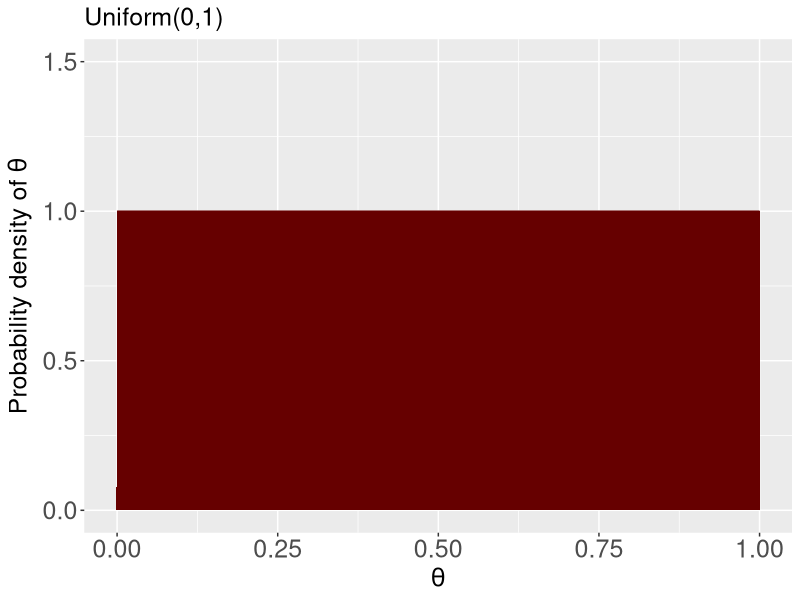
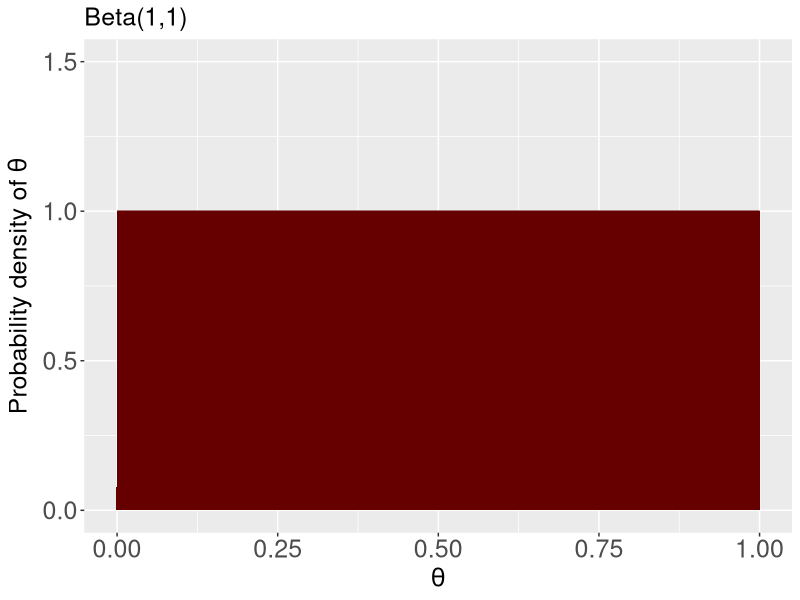
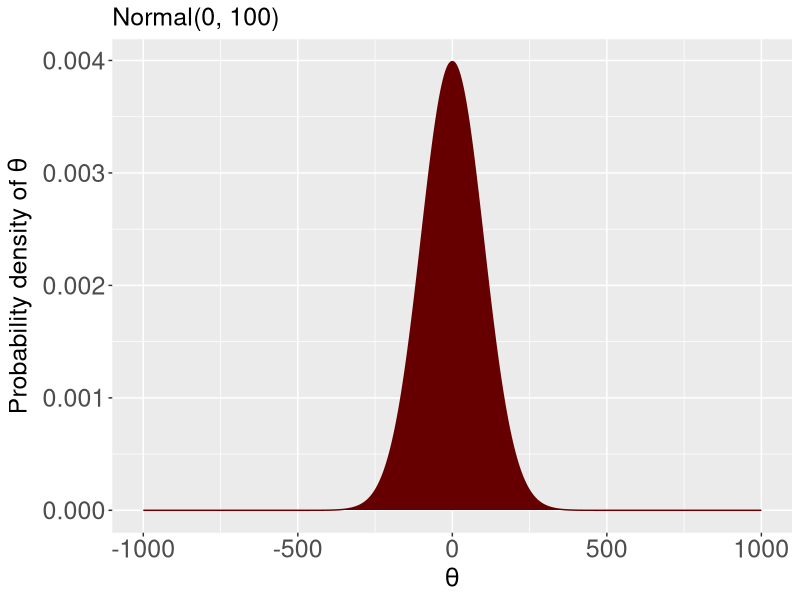
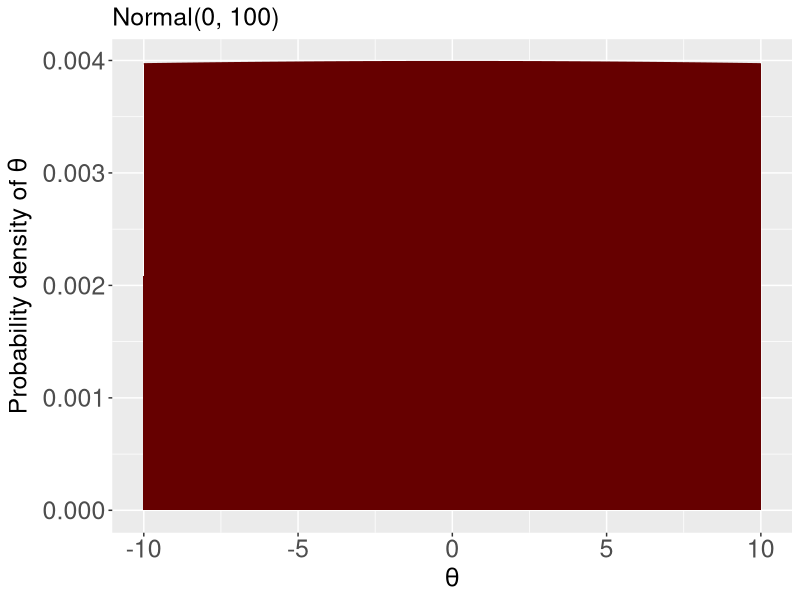
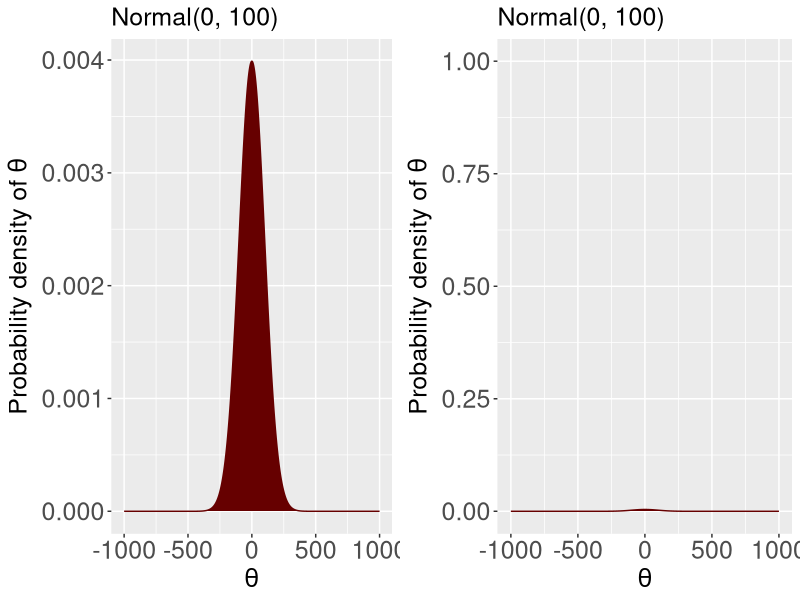
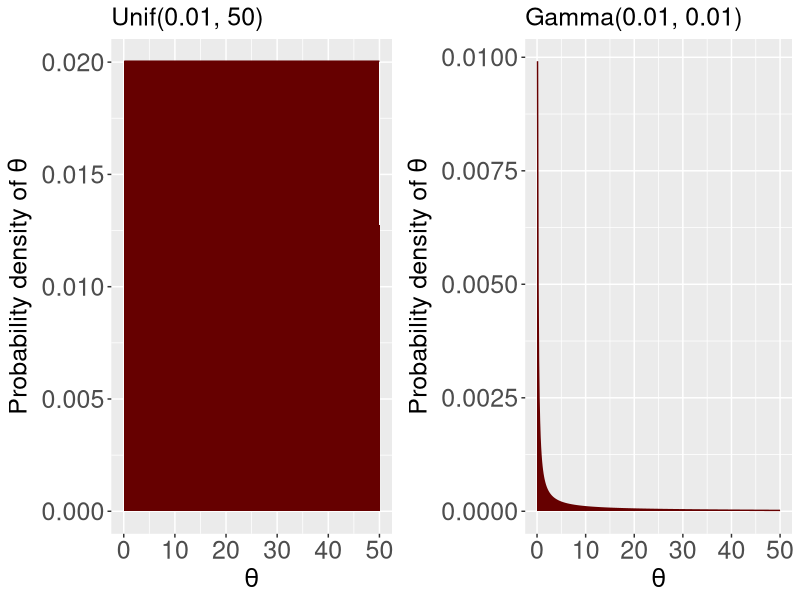
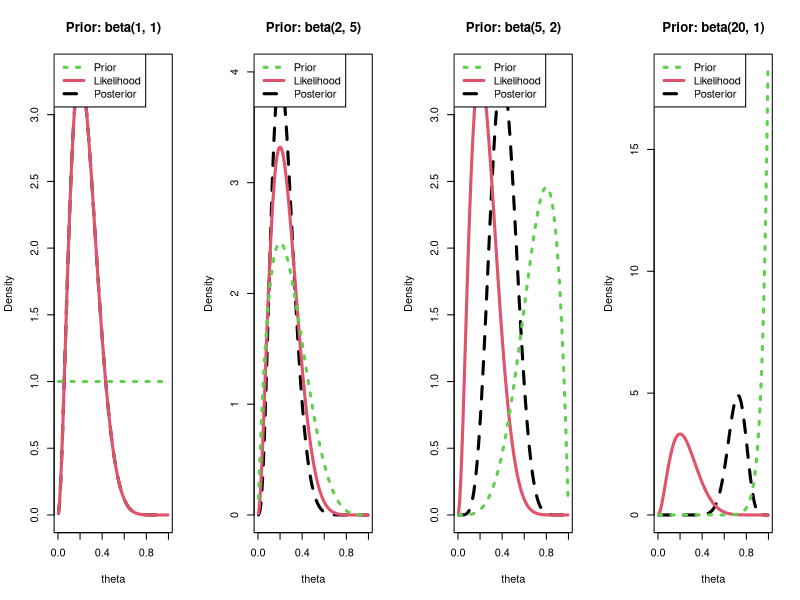
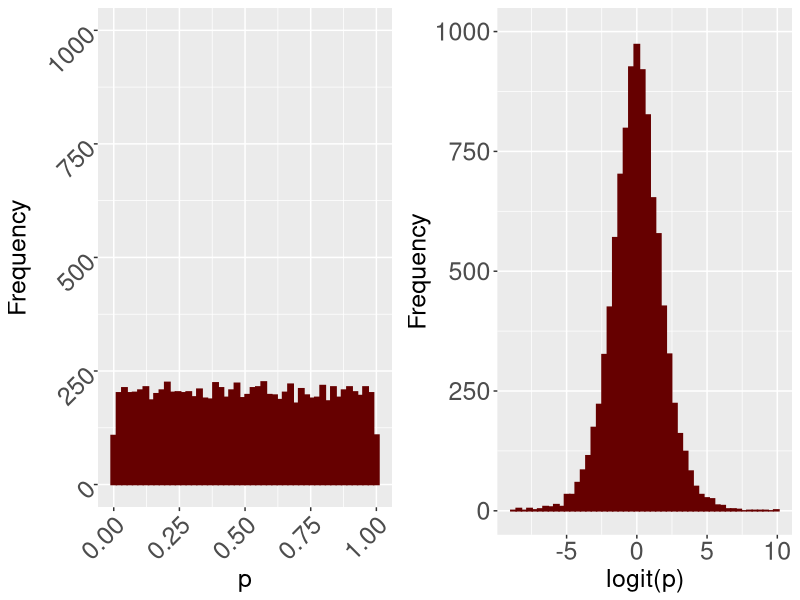

These charts were generated, in order, by the following R code: (Note: this script raises an error after producing the figures.)
## ---- chunk 1
knitr::opts_chunk$set(echo = FALSE)
## ---- chunk 2
library(ggplot2)
library(dplyr)
library(colorspace)

unf_df <- data.frame(x = seq(0,1,0.01),
                      y = dunif(seq(0,1,0.01), 0, 1))

ggplot(unf_df, aes(x, y)) + geom_area(fill = "#660000",  
                                       color = "#660000") + 
  scale_x_continuous(expression(theta)) +
  scale_y_continuous(expression(paste("Probability density of ", theta)), limits = c(0, 1.5)) +
  labs(subtitle = "Uniform(0,1)") +
  theme(axis.text = element_text(size = 18),
        axis.title = element_text(size = 18),
        plot.subtitle = element_text(size = 18))


## ---- chunk 3
beta_df <- data.frame(x = seq(0,1,0.01),
                      y = dbeta(seq(0,1,0.01), 1, 1))

ggplot(beta_df, aes(x, y)) + geom_area(fill = "#660000",  
                                       color = "#660000") + 
  scale_x_continuous(expression(theta)) +
  scale_y_continuous(expression(paste("Probability density of ", theta)), limits = c(0, 1.5)) +
  labs(subtitle = "Beta(1,1)") +
  theme(axis.text = element_text(size = 18),
        axis.title = element_text(size = 18),
        plot.subtitle = element_text(size = 18))

## ---- chunk 4
norm_df <- data.frame(x = seq(-1000,1000,1),
                      y = dnorm(seq(-1000,1000,1), 0, 100))

ggplot(norm_df, aes(x, y)) + geom_area(fill = "#660000",  
                                       color = "#660000") + 
  scale_x_continuous(expression(theta)) +
  scale_y_continuous(expression(paste("Probability density of ", theta))) +
  labs(subtitle = "Normal(0, 100)")+
  theme(axis.text = element_text(size = 18),
        axis.title = element_text(size = 18),
        plot.subtitle = element_text(size = 18))
## ---- chunk 5
norm_df <- data.frame(x = seq(-10,10,1),
                      y = dnorm(seq(-10,10,1), 0, 100))

ggplot(norm_df, aes(x, y)) + geom_area(fill = "#660000",  
                                       color = "#660000") + 
  scale_x_continuous(expression(theta)) +
  scale_y_continuous(expression(paste("Probability density of ", theta))) +
  labs(subtitle = "Normal(0, 100)") +
  theme(axis.text = element_text(size = 18),
        axis.title = element_text(size = 18),
        plot.subtitle = element_text(size = 18))
## ---- chunk 6
library(cowplot)
library(ggplot2)
norm_df <- data.frame(x = seq(-1000,1000,1),
                      y = dnorm(seq(-1000,1000,1), 0, 100))

a <- ggplot(norm_df, aes(x, y)) + geom_area(fill = "#660000",  
                                       color = "#660000") + 
  scale_x_continuous(expression(theta)) +
  scale_y_continuous(expression(paste("Probability density of ", theta))) +
  labs(subtitle = "Normal(0, 100)")+
  theme(axis.text = element_text(size = 18),
        axis.title = element_text(size = 18),
        plot.subtitle = element_text(size = 18))


b <- ggplot(norm_df, aes(x, y)) + geom_area(fill = "#660000",  
                                       color = "#660000") + 
  scale_x_continuous(expression(theta)) +
  scale_y_continuous(expression(paste("Probability density of ", theta)), limits = c(0,1)) + 
  labs(subtitle = "Normal(0, 100)") +
  theme(axis.text = element_text(size = 18),
        axis.title = element_text(size = 18),
        plot.subtitle = element_text(size = 18))

plot_grid(plotlist = list(a,b), nrow = 1)
## ---- chunk 7
unif_df <- data.frame(x = seq(0.1, 50, 0.1),
                      y = dunif(seq(0.1, 50, 0.1), min = 0.1, max = 50))
a <- ggplot(unif_df, aes(x, y)) + geom_area(fill = "#660000",  
                                       color = "#660000") + 
  scale_x_continuous(expression(theta)) +
  scale_y_continuous(expression(paste("Probability density of ", theta))) +
  labs(subtitle = "Unif(0.01, 50)") +
  theme(axis.text = element_text(size = 18),
        axis.title = element_text(size = 18),
        plot.subtitle = element_text(size = 18))

gamma_df <- data.frame(x = seq(0.1,50,0.1),
                      y = dgamma(seq(0.1,50,0.1), shape = 0.001, rate = 0.001))

b <- ggplot(gamma_df, aes(x, y)) + geom_area(fill = "#660000",  
                                       color = "#660000") + 
  scale_x_continuous(expression(theta)) +
  scale_y_continuous(expression(paste("Probability density of ", theta))) +
  labs(subtitle = "Gamma(0.01, 0.01)") +
  theme(axis.text = element_text(size = 18),
        axis.title = element_text(size = 18),
        plot.subtitle = element_text(size = 18))

plot_grid(plotlist = list(a,b), nrow = 1)
## ---- chunk 8
par(mfrow = c(1,4))
aa <- c(1,2,5,20)
bb <- c(1,5,2,1)
for(i in 1:length(aa)){
  a <- aa[i]
  b <- bb[i]
  N <- 10
  successes <- 2
  failures <- N - successes
  theta = seq(0.005, 0.995, length = 101)
  prior <- dbeta(x = theta, shape1 = a, shape2 = b)
  likelihood <- dbeta(theta, shape1 = successes + 1, shape2 = N-successes + 1) #rule of succession
  posterior <- dbeta(theta, a + successes, b + N - successes)
  
  # for plotting different densities on same figure
  m.orig = apply( cbind(prior, likelihood, posterior), 2, max)
  m = max(c(prior, likelihood, posterior))
  
  plot(theta, posterior, type = "l", ylab = "Density", 
       lty = 2, lwd = 3, ylim = c(0, m), xlim = c(min(theta), max(theta)),col = 1,
       main = paste0("Prior: beta(", a,", ", b, ")"))
  lines(theta, likelihood, lty = 1, lwd = 3, col = 2)
  lines(theta, prior, lty = 3, lwd = 3, col = 3)
  legend("topleft",y=m, c("Prior", "Likelihood", "Posterior"), lty = c(3, 1, 2),
         lwd = c(3, 3, 3), col = c(3, 2, 1))
}


## ---- chunk 9
conjugates <- data.frame(Likelihood = c("$y_i \\sim binomial(n, p)$",
                                        "$y_i \\sim Bernoulli(p)$",
                                        "$y_i \\sim Poisson(\\lambda)$"),
                         Prior = c(c("$p \\sim beta(\\alpha, \\beta)$",
                                        "$p \\sim beta(\\alpha, \\beta)$",
                                        "$\\lambda \\sim gamma(\\alpha, \\beta)$")),
                         Posterior = c("$p \\sim beta(\\sum y_i + \\alpha, n -\\sum y_i + \\beta)$",
                                        "$p \\sim beta(\\sum_{i=1}^n y_i + \\alpha, \\sum_{i=1}^n (1-y_i) + \\beta)$",
                                        "$\\lambda \\sim gamma(\\alpha \\sum_{i=1}^n y_i, \\beta + n)$"))

kableExtra::kable(conjugates, "latex", align="c", booktabs=TRUE, escape = F, caption = 'A few conjugate distributions', format = "html")
## ---- chunk 10
par(mfrow = c(1,1))
library(ggplot2)
set.seed(2756)
psi_samples <- runif(10000, 0, 1)
logit_psi <- qlogis(psi_samples)
transform_df <- data.frame(psi = psi_samples, logit_psi = logit_psi)
a <- ggplot(data = transform_df, aes(x = psi_samples)) +
  geom_histogram(bins = 50, fill = "#660000",, color = "#660000") +
  scale_y_continuous(lim = c(0,1000)) +
  labs(x = "p", y = "Frequency") +
  theme(axis.text = element_text(angle = 45, hjust = 1, size = 18),
        axis.title = element_text(size = 18),
        plot.subtitle = element_text(size = 18))
b <- ggplot(data = transform_df, aes(x = logit_psi)) +
  geom_histogram(bins = 50, fill = "#660000",, color = "#660000") +
  labs(x = "logit(p)", y = "Frequency") +
  scale_y_continuous(lim = c(0,1000)) +
  theme(axis.text = element_text(size = 18),
        axis.title = element_text(size = 18),
        plot.subtitle = element_text(size = 18))

plot_grid(plotlist = list(a,b), nrow = 1)
## ---- chunk 11
p <- seq(0,1,0.01)
df <- data.frame(p = p, 
                 Density = c(dbeta(p, 80, 80), dbeta(p, 3,2)),
                 parameter = rep(c("Pr(heads)", "Pr(survive)"), each = length(p)))

ggplot(df, aes(x = p, y = Density, color = parameter)) + geom_path() +
  scale_color_manual(values = c("#660000", "#00CCCC")) +
  theme(axis.text.y = element_blank(), axis.ticks.y = element_blank()) +
  annotate("text", x = 0.28, y = 9, label = "beta(80,80)", size = 5, color = "#00CCCC") +
  annotate("text", x = 0.75, y = 2.5, label = "beta(3,2)", size = 5, color = "#660000")
## ---- chunk 12
knitr::purl(input = here::here('Modules/02_intro_bayes/05_priors.Rmd'),
            output = here::here('Modules/02_intro_bayes/05_priors.R'))
